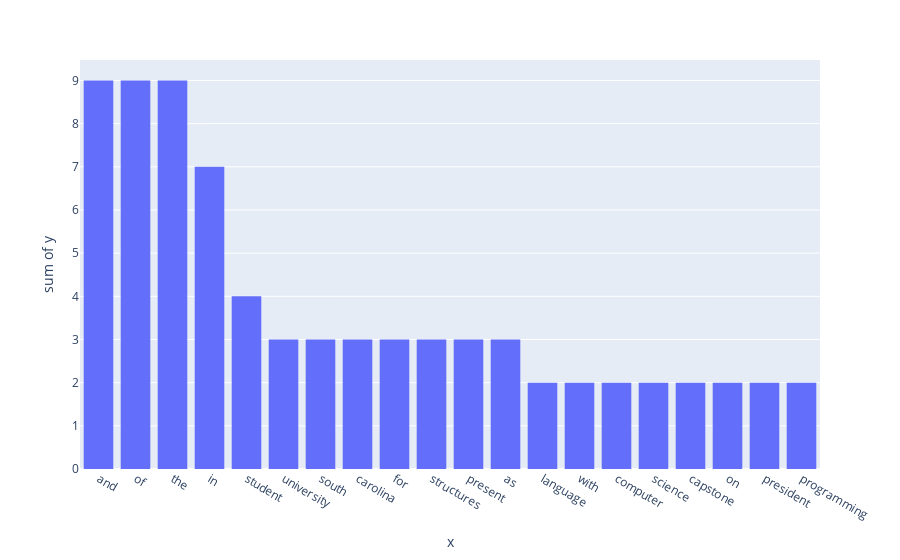

Notebook code for this chart:
### Code cell
import pdfplumber
import re
from collections import Counter
import os

pdf_path = "./StudentResumes/Ash_Resume.pdf"

words = []
with pdfplumber.open(pdf_path) as pdf:
    for page in pdf.pages:
        page_words = page.extract_words()
        for word_info in page_words:
            words.append(word_info['text'].lower())
# Credit to Copilot for .extract_words and the word_info usage
resume_words = []
for string in words:
    m =re.search(r"[a-z]{2,}", string)
    if m:
        resume_words.append(m.group(0))

word_counts = []
# Count word frequencies
word_counts = Counter(resume_words)
top = word_counts.most_common(20)
wordser, counts = zip(*top)
import plotly.express as px


fig = px.histogram(y=counts, x=wordser)
fig.show()

### Figure 1 — Plotly figure (JSON) as saved in the notebook; plotly's stock layout.template omitted (floating-point values rounded to 4 significant figures)
{"data": [{"bingroup": "x", "histfunc": "sum", "hovertemplate": "x=%{x}<br>sum of y=%{y}<extra></extra>", "legendgroup": "", "marker": {"color": "#636efa", "pattern": {"shape": ""}}, "name": "", "orientation": "v", "showlegend": false, "type": "histogram", "x": ["and", "of", "the", "in", "student", "university", "south", "carolina", "for", "structures", "present", "as", "language", "with", "computer", "science", "capstone", "on", "president", "programming"], "xaxis": "x", "y": [9, 9, 9, 7, 4, 3, 3, 3, 3, 3, 3, 3, 2, 2, 2, 2, 2, 2, 2, 2], "yaxis": "y"}], "layout": {"barmode": "relative", "legend": {"tracegroupgap": 0}, "margin": {"t": 60}, "xaxis": {"anchor": "y", "domain": [0, 1], "title": {"text": "x"}}, "yaxis": {"anchor": "x", "domain": [0, 1], "title": {"text": "sum of y"}}}}
